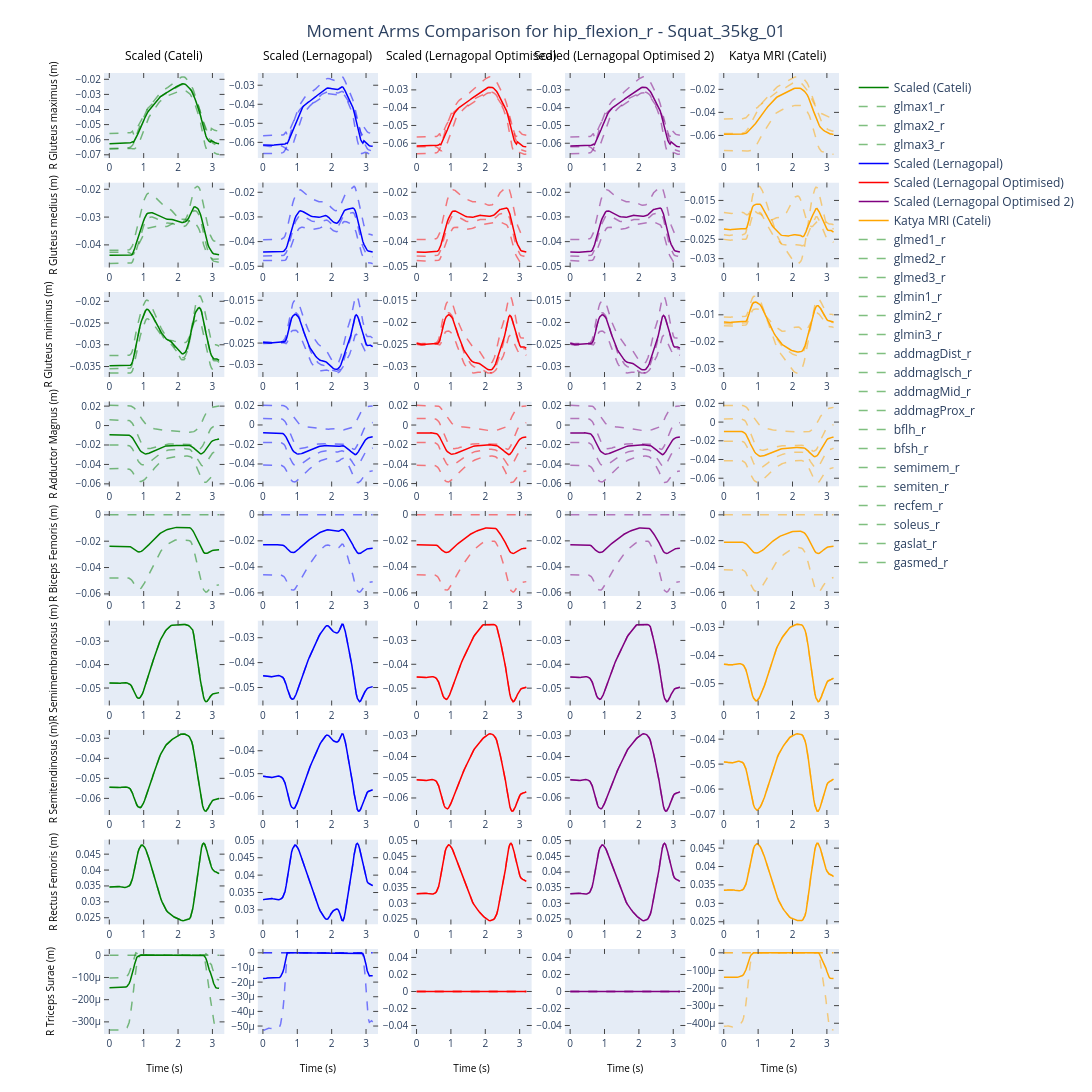

Notebook source saved alongside this figure:
### Markdown cell above
## Moment arms

### Code cell
ik_columns = ['hip_flexion_r', 'hip_adduction_r', 'hip_rotation_r', 'knee_angle_r','knee_adduction_r', 'ankle_angle_r']

ik_columns = ['hip_flexion_r']

for dof in ik_columns:

    # Load moment arms for each trial
    trial_ma = {}
    for trial_name, trial in trials.items():
        ma_path = os.path.join(trial.path, trial.ma, f'_MuscleAnalysis_MomentArm_{dof}.sto')
        if not os.path.exists(ma_path):
            print(f"Missing file: {ma_path}")
            trial_ma[trial_name] = None
            continue
        trial_ma[trial_name] = utils.load_any_data_file_time_normalized(ma_path)

    if not trial_ma:
        print(f"No data found for {dof}")
        continue

    # Find muscle groups with non-zero data in any trial
    non_zero_groups = {}
    for muscleGroup, muscles in muscleGroups.items():
        valid_dfs = [df for df in trial_ma.values() if df is not None]
        if not valid_dfs:
            continue
        if all(all(m in df.columns for m in muscles) for df in valid_dfs):
            if any(df[muscles].abs().sum().sum() > 0 for df in valid_dfs):
                non_zero_groups[muscleGroup] = muscles

    if not non_zero_groups:
        print(f"No non-zero muscle groups found for {dof}")
        continue
    

    # plot one figure per DOF 
    ncols = len(trials)
    nrows = len(non_zero_groups)
    fig, ax = plt.subplots(nrows, ncols, figsize=(20, 2.5 * nrows))

    fig.suptitle(f'Moment Arms Comparison for {dof} - {trialName}', fontsize=16, y=0.995)

    ax = np.atleast_2d(ax)

    for ax_row, (muscleGroup, muscles) in enumerate(non_zero_groups.items()):
        for ax_col, (trial_name, df) in enumerate(trial_ma.items()):
            if df is None:
                ax[ax_row, ax_col].set_title(f'{trial_name}\n(No data)')
                ax[ax_row, ax_col].axis('off')
                continue

            df_group = df.copy()
            df_group[muscleGroup] = df_group[muscles].mean(axis=1)
            ax[ax_row, ax_col].plot(df_group['time'], df_group[muscleGroup],
                                    label=trial_name, color=colors[trial_name])
            
            # plot each muscle in the group with a lighter color and dashed line
            for muscle in muscles:
                ax[ax_row, ax_col].plot(df_group['time'], df_group[muscle], 
                                        label=f"{muscle}", 
                                        color=colors[trial_name], linestyle='--', alpha=0.5)

            if ax_row == 0:
                ax[ax_row, ax_col].set_title(f'{trial_name}')
                ax[ax_row, ax_col].legend(fontsize='small')

            if ax_col == 0:
                ax[ax_row, ax_col].set_ylabel(f'{muscleGroup} (m)')


            if ax_row == nrows - 1:
                ax[ax_row, ax_col].set_xlabel('Time (s)')
                

        # Sync y-axis limits per row
        for col_idx in range(ncols):
            all_data = [ax[ax_row, col_idx].lines[j].get_ydata() for j in range(len(ax[ax_row, col_idx].lines))]
            if all_data:
                y_min = min(np.min(data) for data in all_data if len(data) > 0)
                y_max = max(np.max(data) for data in all_data if len(data) > 0)
            else:
                continue
            
            ax[ax_row, col_idx].set_ylim(y_min-0.05*(y_max-y_min), y_max+0.05*(y_max-y_min))


    # # Hide unused subplots
    # for count in range(len(non_zero_groups), nrows * ncols):
    #     ax_row = count // ncols
    #     ax_col = count % ncols
    #     ax[ax_row, ax_col].axis('off')

    

    plt.tight_layout()
    save_path = os.path.join(results_dir, f'ma_{trialName}_{dof}.png')
    plt.savefig(save_path)
    print(f"MA comparison plot saved: {save_path} ({len(non_zero_groups)} non-zero muscle groups)")

    # save individual plots
    utils.convert_to_interactive_fig(fig, os.path.join(results_dir, f'ma_{trialName}_{dof}.html'))
